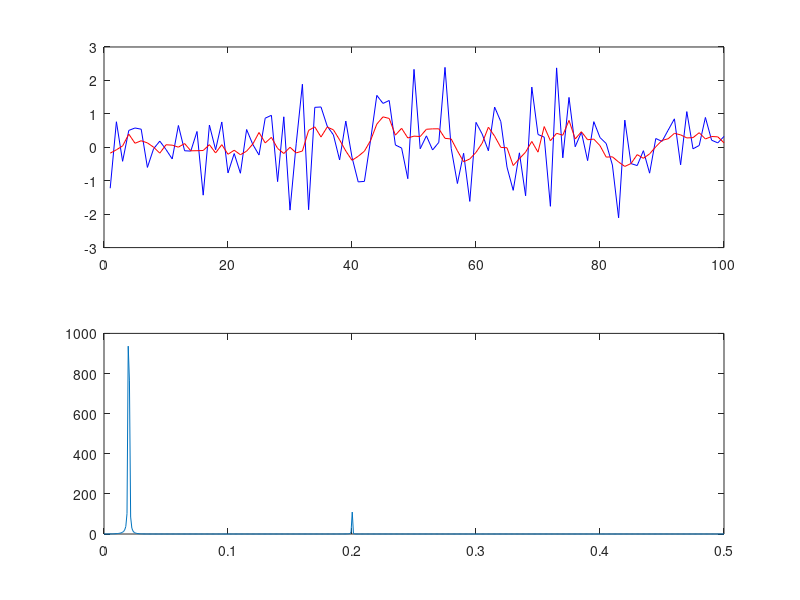
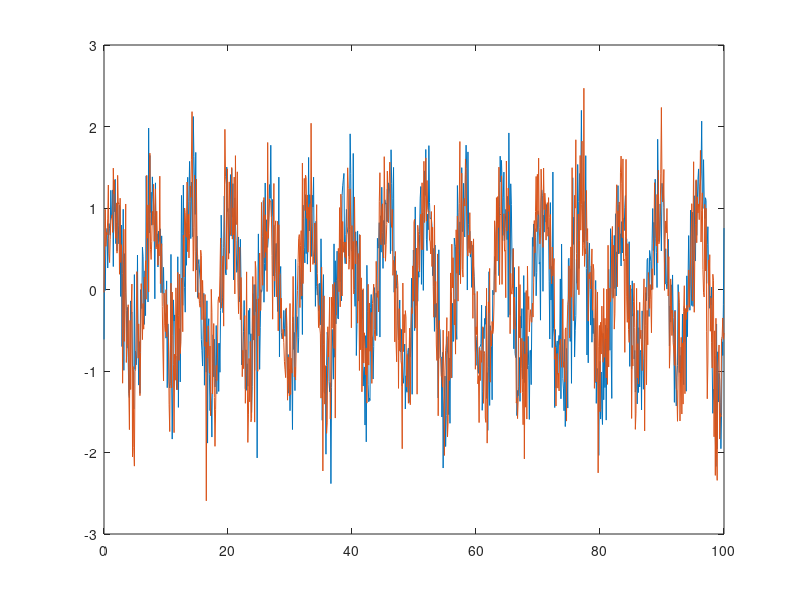

The MATLAB source for these figures, in order: (Note: this script raises an error after producing the figures.)
%% MATLAB Recipes for Earth Sciences - Chapter 6

%% Section 6.2
clear

%%
t = (1:100)';
x = 2*sin(2*pi*t/50) + sin(2*pi*t/10) + 0.5*sin(2*pi*t/5);

%%
plot(t,x), axis([0 100 -4 4])

%%
t = (1:100)';
x = [ones(50,1);zeros(50,1)];

%%
stairs(t,x), axis([0 100 -2 2])

%%
t = (1:100)';
x = [zeros(49,1);1;zeros(50,1)];

%%
stem(t,x), axis([0 100 -4 4])

%% Section 6.3
clear

%%
x = (1:100)';
y = 2*x;

%%
plot(x,y)

%%
x = (-100:100)';
y = x.^2;

%%
plot(x,y)

%%
x = (1:100)';
y = 0.5*x;

%%
plot(x,y)

%%
x = (-100:100)';
y = x.^2;

%%
plot(x,y)

%%
x = (1:100)';
y = zeros(size(x));

%%
plot(x,y)

%% Section 6.4
clear

%%
b = [0.2 0.2 0.2 0.2 0.2]

%%
b = [0.05 0.08 0.14 0.26 0.47]

%%
clear

%%
t = (1:100)';
rng(0)
x1 = randn(100,1);

%%
b1 = [1 1 1]/3;

%%
y1 = conv(x1,b1);

%%
m1 = length(b1);

%%
whos

%%
y1 = y1(1+(m1-1)/2:end-(m1-1)/2,1);

%%
y1 = conv(x1,b1,'same');

%%
plot(t,x1,'b-',t,y1,'r-')
legend('x1(t)','y1(t)')

%%
b2 = [1 1 1 1 1]/5;
m2 = length(b2);

%%
y2 = conv(x1,b2,'same');

%%
plot(t,x1,'b-',t,y1,'r-',t,y2,'g-')
legend('x1(t)','y1(t)','y2(t)')

%%
clear

%%
t = (1:100)';
rng(0)
x1 = randn(100,1);

%%
b1 = [1 1 1]/3;
y1 = conv(x1,b1);

%%
x1d = deconv(y1,b1);
plot(t,x1,'b:',t,x1d,'r')

%%
y1n = y1 + 0.05*randn(size(y1));

%%
x1nd = deconv(y1n,b1);

%%
plot(t,x1,'b:',t,x1nd,'r')

%% Section 6.5
clear

%%
t = (1:100)';
rng(0)
x3 = randn(100,1);

%%
b3 = [1 1 1 1 1]/5;
m3 = length(b3);

%%
y3 = conv(x3,b3,'same');

%%
y4 = filter(b3,1,x3);

%%
y4 = y4(1+(m3-1)/2:end-(m3-1)/2,1);
y4(end+1:end+m3-1,1) = zeros(m3-1,1);

%%
y3(1:5,1)
y4(1:5,1)

%%
y3(end-5:end,1)
y4(end-5:end,1)

%%
subplot(2,1,1), plot(t,x3,'b-',t,y3,'r-')
subplot(2,1,2), plot(t,x3,'b-',t,y4,'r-')

%%
plot(t,x3,'b-',t,y3,'g-',t,y4,'r-')

%% Section 6.6
clear

%%
t = (1:100)';
rng(0)
x5 = randn(100,1);

%%
b5 = [0.0048 0.0193 0.0289 0.0193 0.0048];
a5 = [1.0000 -2.3695 2.3140 -1.0547 0.1874];

%%
m5 = length(b5);

%%
y5 = filter(b5,a5,x5);

%%
y5 = y5(1+(m5-1)/2:end-(m5-1)/2,1);
y5(end+1:end+m5-1,1) = zeros(m5-1,1);

%%
plot(t,x5,'b-',t,y5,'r-')

%%
[Pxx,f] = periodogram(x5,[],128,1);
[Pyy,f] = periodogram(y5,[],128,1);

%%
plot(f,Pxx,f,Pyy)

%% Section 6.7
clear

%%
t = (0:20)';
x6 = [zeros(10,1);1;zeros(10,1)];

%%
stem(t,x6), axis([0 20 -4 4])

%%
b6 = [1 1 1 1 1]/5;
m6 = length(b6);

%%
y6 = filter(b6,1,x6);

%%
y6 = y6(1+(m6-1)/2:end-(m6-1)/2,1);
y6(end+1:end+m6-1,1) = zeros(m6-1,1);

%%
stem(t,x6)
hold on
stem(t,y6,'filled','r')
axis([0 20 -2 2])
hold off

%%
clear

%%
t = (0:20)';
x7 = [zeros(10,1);1;zeros(10,1)];

%%
b7 = [0.0048 0.0193 0.0289 0.0193 0.0048];
a7 = [1.0000 -2.3695 2.3140 -1.0547 0.1874];

%%
m7 = length(b7);

%%
y7 = filter(b7,a7,x7);

%%
y7 = y7(1+(m7-1)/2:end-(m7-1)/2,1);
y7(end+1:end+m7-1,1) = zeros(m7-1,1);

%%
stem(t,x7)
hold on
stem(t,y7,'filled','r')
axis([0 20 -2 2])
hold off

%% Section 6.8
clear

%%
t = (1:100)';
x8 = 2*sin(2*pi*t/20);

%%
b8 = ones(1,11)/11;
m8 = length(b8);

%%
y8 = filter(b8,1,x8);

%%
y8 = y8(1+(m8-1)/2:end-(m8-1)/2,1);
y8(end+1:end+m8-1,1) = zeros(m8-1,1);

%%
plot(t,x8,t,y8)

%%
max(y8)

%%
1-max(y8(40:60))/2

%%
clear

%%
t = (1:100)';
x9 = 2*sin(2*pi*t/15);

%%
b9 = ones(1,11)/11;
m9 = length(b9);

%%
y9 = filter(b9,1,x9);

%%
y9 = y9(1+(m9-1)/2:end-(m9-1)/2,1);
y9(end+1:end+m9-1,1) = zeros(m9-1,1);

%%
plot(t,x9,t,y9)

%%
1-max(y9(40:60))/2

%%
clear

%%
b10 = ones(1,11)/11;

%%
[h,w] = freqz(b10,1,512);

%%
f = 1*w/(2*pi);

%%
magnitude = abs(h);

%%
plot(f,magnitude)
xlabel('Frequency'), ylabel('Magnitude')
title('Magnitude')

%%
1-interp1(f,magnitude,1/20)

%%
1-interp1(f,magnitude,1/15)

%%
t = (1:100)';
x10 = 2*sin(2*pi*t/7);

%%
b10 = ones(1,11)/11;
m10 = length(b10);

%%
y10 = filter(b10,1,x10);

%%
y10 = y10(1+(m10-1)/2:end-(m10-1)/2,1);
y10(end+1:end+m10-1,1) = zeros(m10-1,1);

%%
plot(t,x10,t,y10)

%%
1-interp1(f,magnitude,1/7)

%%
phase = 180*angle(h)/pi;

%%
plot(f,phase)
xlabel('Frequency'), ylabel('Phase in degrees')
title('Phase')

%%
plot(f,180*unwrap(angle(h))/pi)
xlabel('Frequency'), ylabel('Phase in degrees')
title('Phase')

%%
interp1(f,180*unwrap(angle(h))/pi,1/20) * 20/360

%%
interp1(f,180*unwrap(angle(h))/pi,1/15) * 15/360

%%
clear

%%
t = (1:100)';
x11 = 2*sin(2*pi*t/8);

%%
b11 = [0.0048 0.0193 0.0289 0.0193 0.0048];
a11 = [1.0000 -2.3695 2.3140 -1.0547 0.1874];

%%
m11 = length(b11);

%%
y11 = filter(b11,a11,x11);

%%
y11= y11(1+(m11-1)/2:end-(m11-1)/2,1);
y11(end+1:end+m11-1,1) = zeros(m11-1,1);

%%
plot(t,x11,t,y11)

%%
1-max(y11(40:60))/2

%%
[h,w] = freqz(b11,a11,512);

%%
f = 1*w/(2*pi);

%%
magnitude = abs(h);

%%
plot(f,magnitude)
xlabel('Frequency'), ylabel('Magnitude')
title('Magnitude Response')

%%
1-interp1(f,magnitude,1/8)

%%
phase = 180*angle(h)/pi;

%%
f = 1*w/(2*pi);

%%
plot(f,180*unwrap(angle(h))/pi)
xlabel('Frequency'), ylabel('Phase in degrees')
title('Magnitude Response')

%%
interp1(f,180*unwrap(angle(h))/pi,1/8) * 8/360

%%
plot(t,x11,t,y11), axis([30 40 -2 2])

%% Section 6.9
clear

%%
t = 0 : 1000;
x12 = 2*sin(2*pi*t/50) + sin(2*pi*t/5);

%%
plot(t,x12), axis([0 200 -4 4])

%%
[Pxx,f] = periodogram(x12,[],1024,1);

%%
plot(f,Pxx)
xlabel('Frequency')
ylabel('Power')

%%
[b12,a12] = butter(5,0.1/0.5);

%%
[h,w] = freqz(b12,a12,1024);
f = 1*w/(2*pi);

%%
plot(f,abs(h)), grid
xlabel('Frequency')
ylabel('Magnitude')

%%
xf12 = filtfilt(b12,a12,x12);

%%
plot(t,x12,'b-',t,xf12,'r-')
axis([0 200 -4 4])

%%
[b13,a13] = butter(15,0.1/0.5);

%%
[h,w] = freqz(b13,a13,1024);

%%
f = 1*w/(2*pi);

%%
plot(f,abs(h)), grid
xlabel('Frequency')
ylabel('Magnitude')

%%
clear

%%
t = 0 : 1000;
x14 = 2*sin(2*pi*t/50) + sin(2*pi*t/10) + 0.5*sin(2*pi*t/5);
plot(t,x14), axis([0 200 -4 4])

%%
[Pxx,f] = periodogram(x14,[],1024,1);

%%
plot(f,Pxx)

%%
rng(0)
xn14 = x14 + randn(1,length(t));

%%
[b14,a14] = butter(5,[0.05 0.15]/0.5,'stop');
xf14 = filtfilt(b14,a14,x14);

%%
[Pxx,f] = periodogram(xf14,[],1024,1);

%%
plot(f,Pxx)

%%
figure
plot(t,xn14,'b-',t,xf14,'r-'), axis([0 200 -4 4])

%% Section 6.10
clear

%%
x = 0 : 0.1 : 100;
y = sin(x);
rng(0)
yn1 = y + 0.5*randn(size(y));
yn2 = y + 0.5*randn(size(y));

%%
plot(x,yn1,x,yn2)

%%
k = kron(yn1,yn1');
u = 1/max(eig(k))

%%
[z,e,mer,w] = canc(yn1,yn2,0.0019,5,20);

%%
plot(mer)

%%
[z,e,mer,w] = canc(yn1,yn2,0.0001,5,20);

%%
plot(mer)

%%
plot(x,y,'b',x,z,'r')

%%
plot(x,e,'r')

%%
wmean = mean(w);

%%
plot(wmean)

%%
[h,w] = freqz(wmean,1,1024);
f = 1*w/(2*pi);

%%
plot(f,abs(h))

%%
clear

%%
x = 0 : 0.1 : 100; x = x';
y = sin(x);
rng(0)
yn1 = y + 0.5*randn(size(y));
yn2 = y + 0.5*randn(size(y));
yn1(501:1001) =  y(501:1001);
yn2(501:1001) =  y(501:1001);

%%
plot(x,yn1,x,yn2)

%%
k = kron(yn1,yn1');
u = 1/max(eig(k))

%%
[z,e,mer,w] = canc(yn1,yn2,0.0016,5,20);

%%
plot(mer)

%%
plot(x,y,'b',x,z,'r')

%%
plot(x,e,'r')

%%
surf(w(3:999,:)), shading interp

%%
clear

%%
x = 0 : 0.1 : 100; x = x';
y = sin(x);
rng(0)
yn1 = y + 0.5*randn(size(y));
yn2 = y + 0.5*randn(size(y));

%%
canctool(yn1,yn2)
